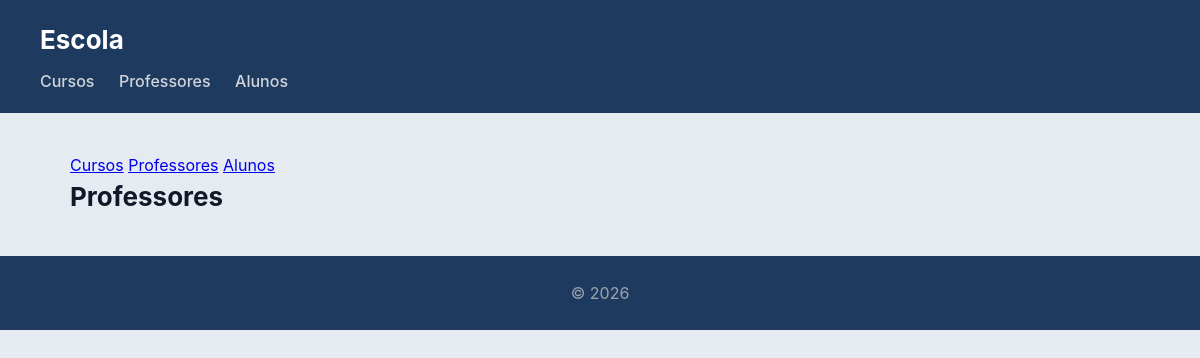
Page /escola/professores/ on the earlier database version.
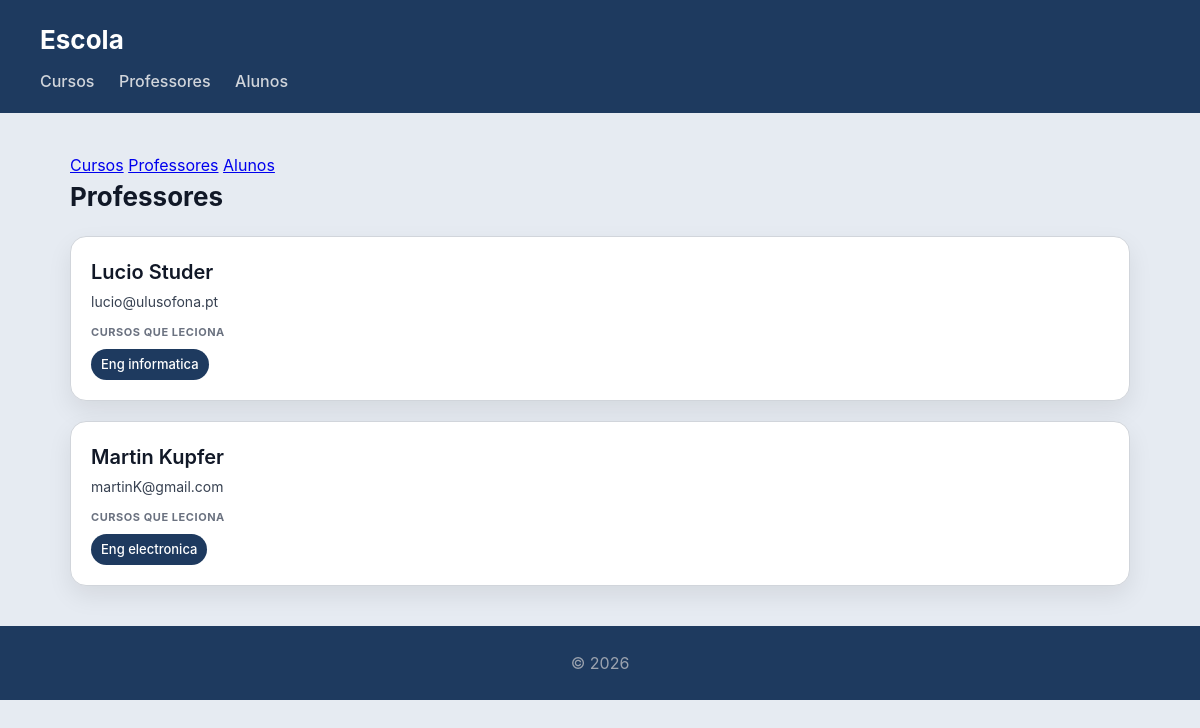
Same page on the later database version.
### escola/models.py (models this page shows, shortened)
class Professor(models.Model):
    nome = models.CharField(max_length=100)
    email = models.EmailField()
    class Meta:
        verbose_name_plural = "Professores"

class Curso(models.Model):
    nome = models.CharField(max_length=100)
    imagem = models.ImageField(upload_to='cursos/')
    professor = models.ForeignKey(Professor, on_delete=models.CASCADE, related_name='cursos')
    alunos = models.ManyToManyField(Aluno, related_name='cursos')

### escola/views.py (the view)
# urls.py: path('professores/', views.professores_view, name="professores"),
def professores_view(request):
    professores = Professor.objects.prefetch_related('cursos').all()
    return render(request, 'escola/professores.html', {'professores': professores})

### escola/templates/escola/professores.html
{% extends "escola/base.html" %}
{% block content %}
<h2>Professores</h2>
<section>
    {% for professor in professores %}
    <article>
        <header>
            <h3>{{ professor.nome }}</h3>
            <p>{{ professor.email }}</p>
        </header>
        <section>
            <h4>Cursos que leciona</h4>
            <ul>
                {% for curso in professor.cursos.all %}
                    <li>{{ curso.nome }}</li>
                {% empty %}
                    <li>Sem cursos atribuídos</li>
                {% endfor %}
            </ul>
        </section>
    </article>
    {% endfor %}
</section>
{% endblock %}

Differences in the rows shown:
added Professor: nome "Lucio Studer", email "lucio@ulusofona.pt"
added Curso: nome "Eng informatica", shown under "Lucio Studer"
added Professor: nome "Martin Kupfer", email "martinK@gmail.com"
added Curso: nome "Eng electronica", shown under "Martin Kupfer"
